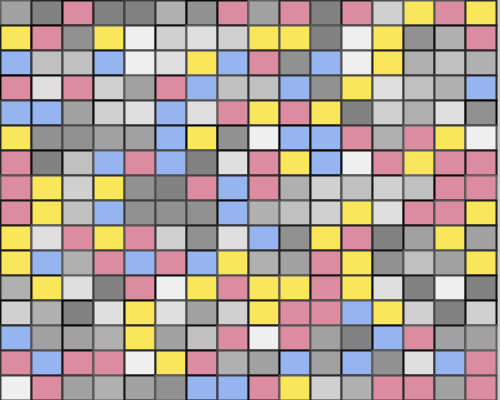
Frame 1 (no input)
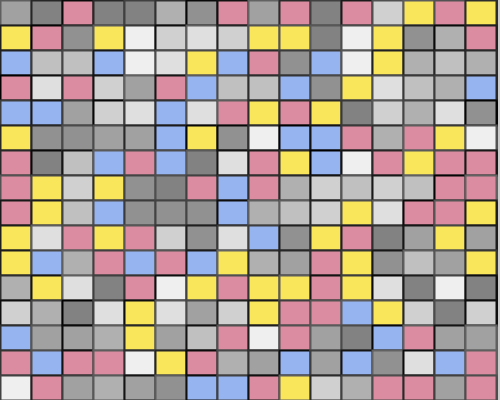
Frame 60 (the mouse pressed at the canvas centre just before this capture)
Frame 120 (the mouse held since frame 60 and released just before this capture): identical to frame 60, image omitted

The Processing sketch that drew these frames (run headless with seeded random() and noise(); from frame 60 on, the mouse is pressed at the canvas centre):

// Processing sketch: Mondrian_5_RndomChooseColor
// ── Mondrian_5_RndomChooseColor.pde

int horiRes = 16;
int vertRes = 16;
float edgeWidth = 2;

color [][] fillColors = new color[16][16];
color [][] edgeColors = new color[16][16];

void setup()
{
  // init canvas
  size(500,400);
  
  // init pallettes
  ColorPallette[0] = color(220,140,160);
  ColorPallette[1] = color(150,180,240);
  ColorPallette[2] = color(250,230,90);
  for(int i=0;i<GrayPallette.length;i++)
  {
    GrayPallette[i] =130 + 125.0f *
      (float)i/(float)GrayPallette.length;
  }
  
  // init grid color array
  for(int i=0;i<horiRes;i++)
  {
    for(int j=0;j<vertRes;j++)
    {
      if(random(1.0f)<0.5)
      {
        fillColors[i][j] = RandChooseColor();
      }
      else
      {
        fillColors[i][j] = RandChooseGrayColor();
      }
      edgeColors[i][j] = color(random(0,100));
    }
  }
  
}

void draw()
{
  float wd = width/horiRes;
  float ht = height/vertRes;
  
  strokeWeight(edgeWidth);
  for(int i=0;i<horiRes;i++)
  {
    for(int j=0;j<vertRes;j++)
    {
      float x = wd*i;
      float y = ht*j;
      
      fill(fillColors[i][j]);
      stroke(edgeColors[i][j]);
      rect(x,y,wd,ht);
    }
  }
}
// ── RandColorChooser.pde

// color pallette
color [] ColorPallette = new color[3];
float [] GrayPallette = new float[8];

// random choose color from pallette
color RandChooseColor()
{
  int randId = (int)floor(
  random(ColorPallette.length-0.00001f));
  color cr = ColorPallette[randId];
  
  return cr;
}
color RandChooseGrayColor()
{
  int randId = 
    (int)floor(
    random(GrayPallette.length-0.0001));
  float grayValue = GrayPallette[randId];
  color crGray = color(grayValue);
  return crGray;
}
